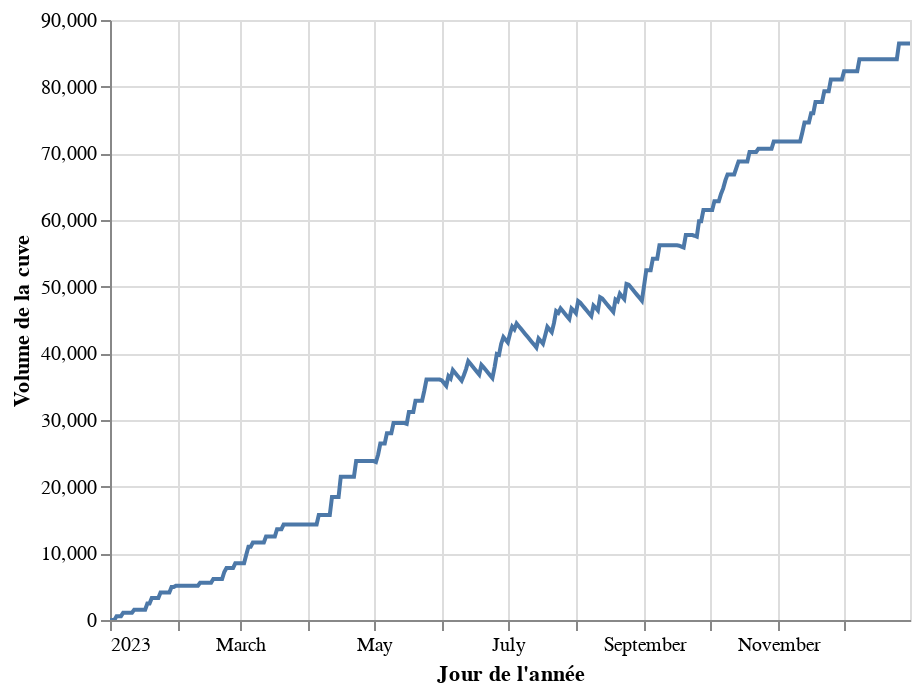

The cell this chart's notebook holds for it:
### Markdown cell above
Simulons une cuve de volume infini, qui se remplit avec les précipitations et se vide via les utilisations, et suivons son volume.

### Code cell
#initialisation 
cuve_infinie = pd.DataFrame({"volume" : np.zeros(365)}, index=pd.date_range("20230101", periods=365))
# remplissage au cours de l'annee
for i in range(len(cuve_infinie.index)-1):
    cuve_infinie["volume"].iloc[i+1] = cuve_infinie["volume"].iloc[i] + df['sum_apports'].iloc[i] - df['total_needs'].iloc[i]

alt.Chart(cuve_infinie.reset_index()).mark_line().encode(
    x=alt.X('index:T', title="Jour de l'année"), 
    y=alt.Y('volume', title="Volume de la cuve"), 
    tooltip=['volume', 'index']
).interactive()

### Figure 1 — Vega-Lite specification as saved in the notebook (floating-point values rounded to 4 significant figures; data arrays with more than 128 entries replaced by an {"elided": "..."} marker saying what was removed)
{"config": {"view": {"continuousWidth": 400, "continuousHeight": 300}}, "data": {"name": "data-44e6262a0c9ab89a759d767725696a6f"}, "mark": "line", "encoding": {"tooltip": [{"field": "volume", "type": "quantitative"}, {"field": "index", "type": "temporal"}], "x": {"field": "index", "title": "Jour de l'année", "type": "temporal"}, "y": {"field": "volume", "title": "Volume de la cuve", "type": "quantitative"}}, "selection": {"selector005": {"type": "interval", "bind": "scales", "encodings": ["x", "y"]}}, "$schema": "https://vega.github.io/schema/vega-lite/v4.17.0.json", "datasets": {"data-44e6262a0c9ab89a759d767725696a6f": {"elided": "365 records"}}}
